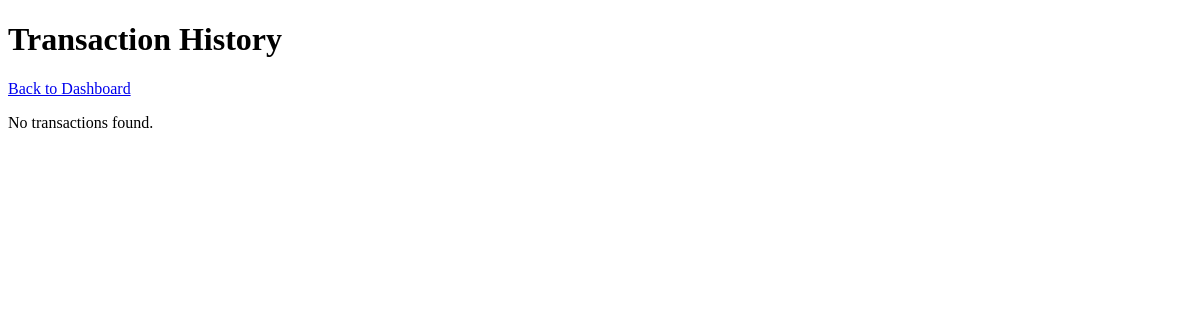
Page /transactions (signed in) on the earlier database version.
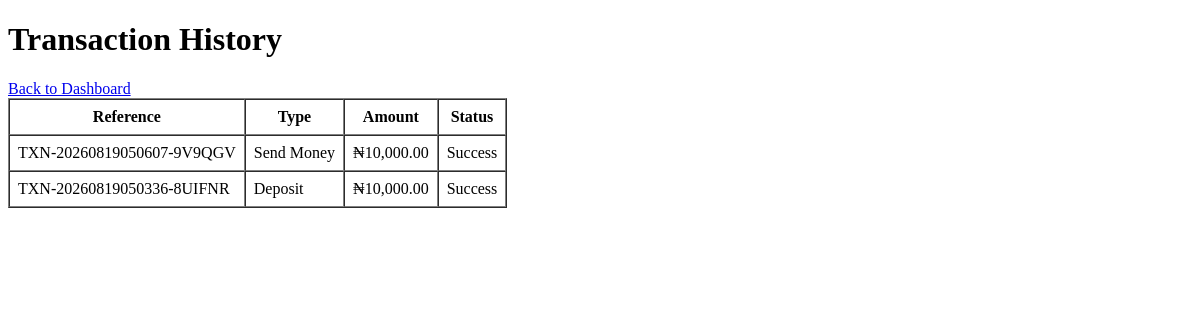
Same page on the later database version.
### app.py (models this page shows, shortened)
class Transaction(db.Model):
    __tablename__ = "transactions"
    id = db.Column(
        db.Integer,
        primary_key=True
    )
    transaction_reference = db.Column(
        db.String(100),
        unique=True,
        nullable=False
    )
    sender_name = db.Column(
        db.String(150),
        nullable=True
    )
    receiver_name = db.Column(
        db.String(150),
        nullable=True
    )
    account_number = db.Column(
        db.String(50),
        nullable=True
    )
    bank_name = db.Column(
        db.String(150),
        nullable=True
    )
    transaction_type = db.Column(
        db.String(50),
        nullable=False
    )
    amount = db.Column(
        db.Float,
        nullable=False
    )
    description = db.Column(
        db.String(255),
        nullable=True
    )
    status = db.Column(
        db.String(30),
        default="Success"
    )
    user_id = db.Column(
        db.Integer,
        db.ForeignKey("users.id"),
        nullable=True
    )
    created_at = db.Column(
        db.DateTime,
        default=datetime.utcnow
    )

### app.py (the view)
@app.route("/transactions")
@login_required
def transaction_history():
    transactions = Transaction.query.filter_by(
        user_id=current_user.id
    ).order_by(
        Transaction.created_at.desc()
    ).all()
    return render_template(
        "transactions.html",
        transactions=transactions
    )

### app.py (called while the page is built)
@login_manager.user_loader
def load_user(user_id):
    try:
        return db.session.get(User, int(user_id))
    except (ValueError, TypeError):
        return None

### templates/transactions.html (shortened to what this page needs)
<!DOCTYPE html>
<html lang="en">
<head>
</head>
<body>
    <h1>Transaction History</h1>
    <a href="{{ url_for('dashboard') }}">Back to Dashboard</a>
    {% if transactions %}
        <table border="1" cellpadding="8" cellspacing="0">
            <thead>
                <tr>
                    <th>Reference</th>
                    <th>Type</th>
                    <th>Amount</th>
                    <th>Status</th>
                </tr>
            </thead>
            <tbody>
                {% for item in transactions %}
                <tr>
                    <td>{{ item.transaction_reference }}</td>
                    <td>{{ item.transaction_type }}</td>
                    <td>₦{{ "{:,.2f}".format(item.amount or 0) }}</td>
                    <td>{{ item.status }}</td>
                </tr>
                {% endfor %}
            </tbody>
        </table>
    {% else %}
        <p>No transactions found.</p>
    {% endif %}
</body>
</html>

Differences in the rows shown:
added Transaction: transaction_reference "TXN-20260819050607-9V9QGV", transaction_type "Send Money", amount "10,000.00", status "Success"
added Transaction: transaction_reference "TXN-20260819050336-8UIFNR", transaction_type "Deposit", amount "10,000.00", status "Success"
Other differences:
text no longer shown: "No transactions found."
text now shown: "Reference Type Amount Status"
